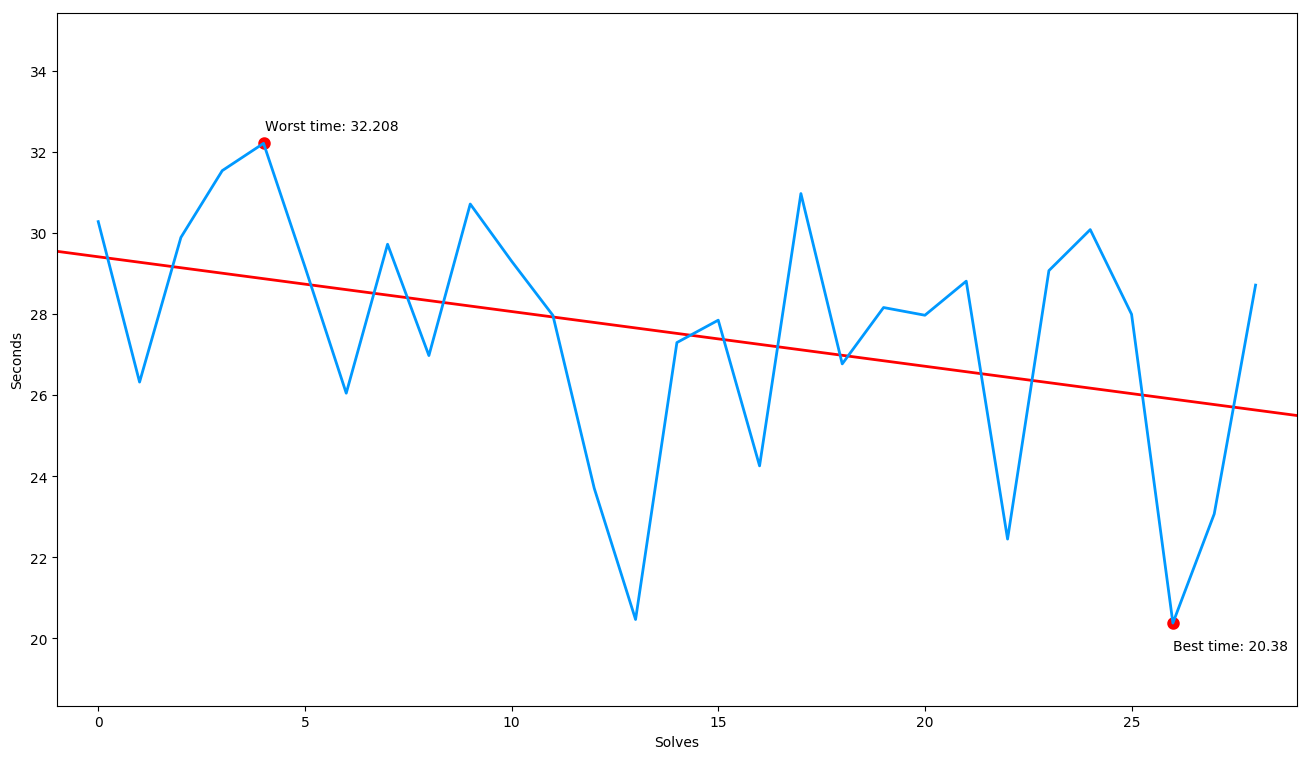

This chart was generated by the following Python code:
import matplotlib.pyplot as pyplot
from scipy.stats import linregress
import csv


def plot(times):
	slope, intercept, r_value, p_value, std_err = linregress(range(len(times)), times)
	pyplot.rcParams["figure.figsize"] = (20, 10)
	print("Plotting...")
	pyplot.scatter(times.index(max(times)), max(times), color = "r", lw = 4.0)
	pyplot.scatter(times.index(min(times)), min(times), color = "r", lw = 4.0)
	pyplot.annotate("Worst time: " + str(max(times)), xy = (times.index(max(times)), max(times)), xytext = (times.index(max(times)) + times.index(max(times)) / 100, max(times) + max(times) / 100))
	pyplot.annotate("Best time: " + str(min(times)), xy = (times.index(min(times)), min(times)), xytext = (times.index(min(times)), min(times) - min(times) / 15))
	pyplot.plot(range(len(times)), times, lw = 2.0, color = "#0099ff", label = "Times")
	trend = [slope * i + intercept for i in [-1, len(times)]]
	pyplot.plot([-1, len(times)], trend, lw = 2.0, color = "r", label = "Trend")
	pyplot.legend(loc = 2, borderaxespad = 1)
	pyplot.axis([-1, len(times), min(times) - (min(times) / 10), max(times) + (max(times) / 10)])
	pyplot.xlabel("Solves")
	pyplot.ylabel("Seconds")
	print("Done!\nSaving...")
	pyplot.savefig("plot.png", bbox_inches = "tight", dpi = 200)
	print("Done!")